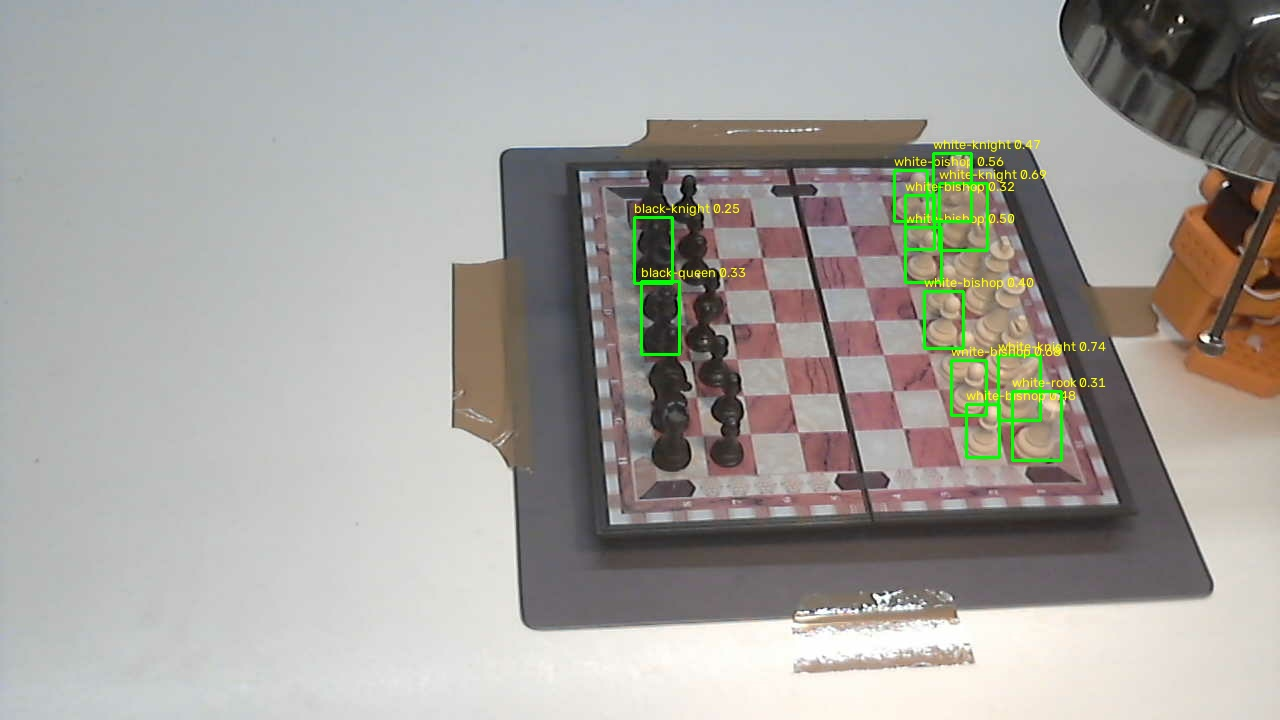
#> input picture vision/dataset_camara/review/Photo from 2026-11-21 03-19-19.056850.jpg, 1280 x 720 px
$ python -i gripper_locator.py   (imports and definitions only)
#> lines starting #> are read from the running program, lines starting #| are printed output that depends on the picture; after the words box and inside, x2 and y2 are one past the last pixel; in counts of white or black regions, pixels touching at a corner belong together
#> further down, picture is the input picture: shape (720, 1280, 3); mean B, G, R 156.2, 161.4, 164.2
"""Localiza el brazo naranja del SO-101 en la imagen de la cámara de mesa (cámara 0 de YOLO).

No mueve nada. Devuelve el píxel de la PUNTA (el punto del brazo más cercano al centro del tablero)
y el cuadro del brazo, para que Claude calcule cuánto falta hasta una casilla.
Limitación: con una sola cámara solo se obtiene la posición en la imagen (2D), no la altura.
"""

from __future__ import annotations

import cv2
import numpy as np

# Naranja del SO-101 en OpenCV HSV (H 0..179). Las casillas rojas del tablero tienen H ~170-179/0-4 y menos saturación.
LO = np.array([6, 150, 110], np.uint8)
HI = np.array([22, 255, 255], np.uint8)
MIN_AREA_PX = 400


def orange_mask(img_bgr: np.ndarray) -> np.ndarray:
    hsv = cv2.cvtColor(img_bgr, cv2.COLOR_BGR2HSV)
#> hsv: shape (720, 1280, 3); mean H, S, V 56.9, 25.2, 168.3
    m = cv2.inRange(hsv, LO, HI)
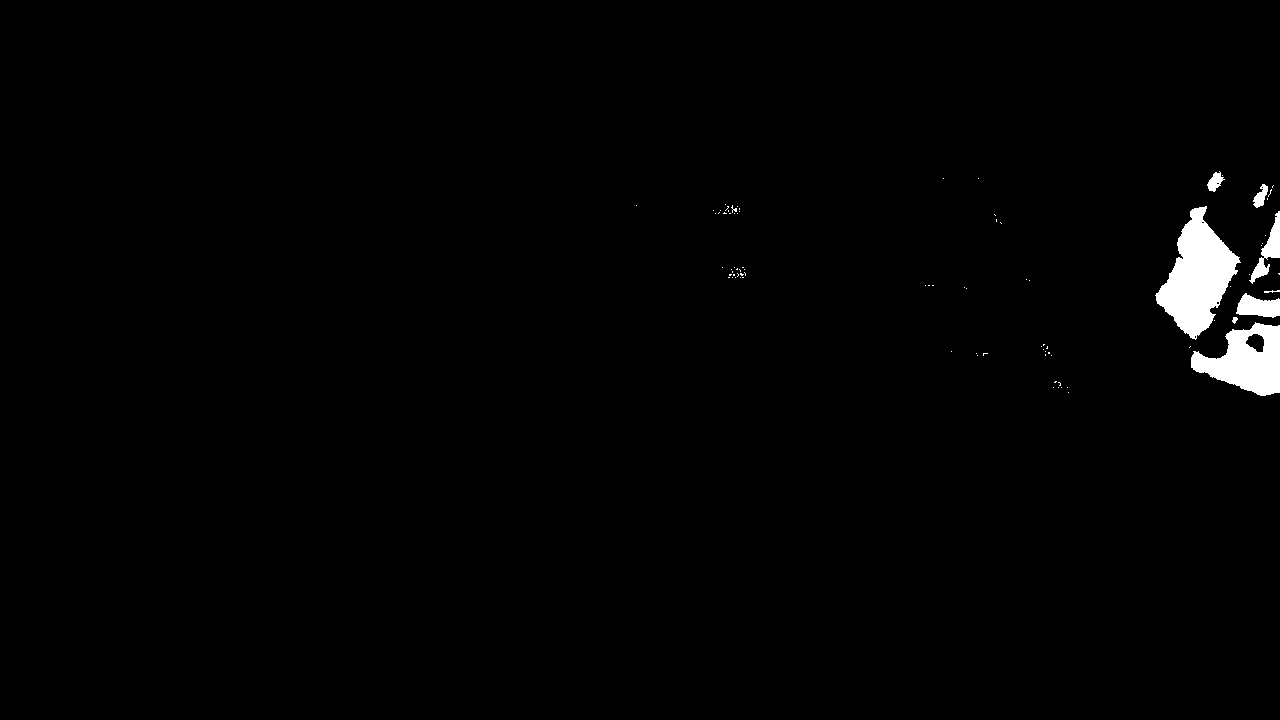
#> m: shape (720, 1280); 1.3% white; 85 white regions (77 under 20 px), largest, box (x1, y1, x2, y2) and area: (1155, 206, 1241, 340) 5809, (1191, 322, 1280, 396) 3857, (1236, 293, 1280, 318) 740
    return cv2.morphologyEx(m, cv2.MORPH_OPEN, np.ones((5, 5), np.uint8))
#> returned value: shape (720, 1280); 1.2% white; 7 white regions, largest, box (x1, y1, x2, y2) and area: (1156, 207, 1239, 338) 5748, (1191, 323, 1280, 396) 3844, (1237, 295, 1280, 317) 725


def find_gripper(img_bgr: np.ndarray, toward_xy: tuple[float, float] | None = None) -> dict | None:
    """Mayor mancha naranja. `toward_xy`: punto de referencia (centro del tablero); la punta es el punto
    de la mancha más cercano a él. Sin referencia, el más a la izquierda."""
    mask = orange_mask(img_bgr)
    n, labels, stats, _ = cv2.connectedComponentsWithStats(mask)
#> labels: shape (720, 1280) int32; 8 distinct labels, from 0 to 7
#> n = 8; stats = [[0, 0, 1280, 720, 910269], [1208, 173, 14, 18, 170], [1254, 186, 14, 21, 172], [1156, 207, 83, 131, 5748], [1262, 213, 18, 45, 476], [1252, 258, 16, 20, 196], [1237, 295, 43, 22, 725], [1191, 323, 89, 73, 3844]]
    best = max(range(1, n), key=lambda i: stats[i, cv2.CC_STAT_AREA], default=None)
#> best = 3
    if best is None or stats[best, cv2.CC_STAT_AREA] < MIN_AREA_PX:
        return None
    ys, xs = np.nonzero(labels == best)
#> ys = 5748 values from 207 to 337; xs = 5748 values, max 1238 at index 1655, min 1156 at index 3883, mean 1196.9
    pts = np.stack([xs, ys], 1).astype(float)
#> pts = 5748 pairs, first value 1156 to 1238, second value 207 to 337
    if toward_xy is None:
        tip = pts[np.argmin(pts[:, 0])]
#> tip = [1156, 293]
    else:
        tip = pts[np.argmin(np.linalg.norm(pts - np.asarray(toward_xy), axis=1))]
    x, y, w, h = (int(stats[best, k]) for k in (cv2.CC_STAT_LEFT, cv2.CC_STAT_TOP, cv2.CC_STAT_WIDTH, cv2.CC_STAT_HEIGHT))
#> x = 1156; y = 207; w = 83; h = 131
    return {"tip_px": [round(float(tip[0]), 1), round(float(tip[1]), 1)], "box": [x, y, x + w, y + h],
            "area_px": int(stats[best, cv2.CC_STAT_AREA])}

>>> import cv2
>>> picture = cv2.imread('dataset_camara/review/Photo from 2026-11-21 03-19-19.056850.jpg')
>>> result = find_gripper(picture)
#> result = {'tip_px': [1156, 293], 'box': [1156, 207, 1239, 338], 'area_px': 5748}
